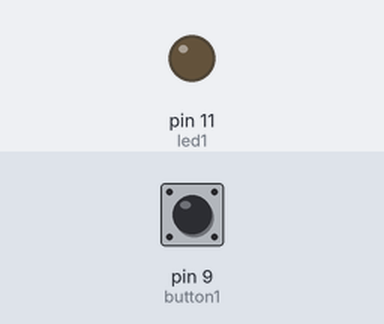
Bench run of a sketch on a simulated Arduino Uno, built with avr-gcc and run on an emulated ATmega328P. Shown: output pins drawn as LEDs (lit = HIGH). Dashed ring = blinking. The test bench sets the inputs (shaded band); at power-on: pin 9 (button1) LOW.

Above: at 1.2 s.
1.3 s: pin 9 (button1) pulled HIGH for 1 s
At 3.2 s:
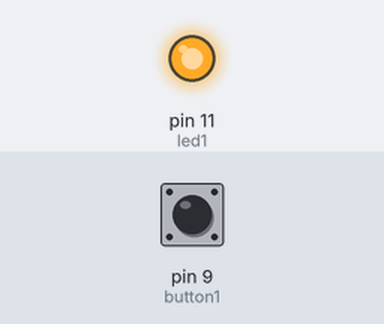
3.8 s: pin 9 (button1) pulled HIGH for 0.15 s
At 4.3 s:
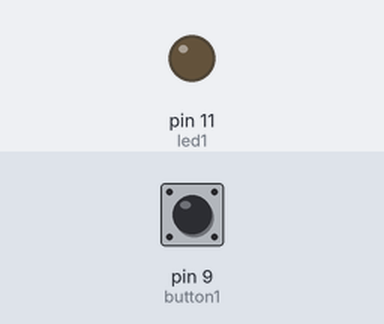
5.4 s: pin 9 (button1) pulled HIGH for 3.2 s
At 5.5 s:
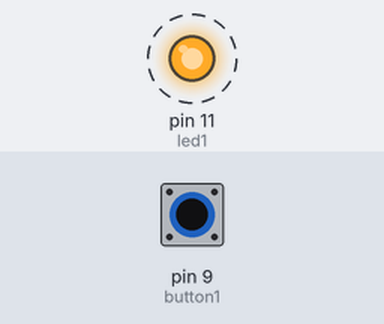
Timing chart, 0 to 9.9 s (numbered marks = the images above; inputs shaded):
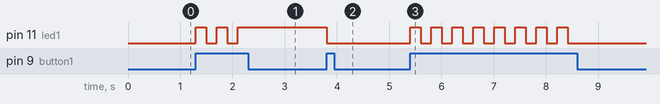

The sketch:

State_Based_Alarm.ino
```cpp
// Wiring code generated from an ArduinoML model
// Application name: State-based alarm

long debounce = 200;

enum STATE {on, off};
STATE currentState = off;

boolean button1BounceGuard = false;
long button1LastDebounceTime = 0;

long timerSinceNewState = millis();

void setup(){
  pinMode(9, INPUT);  // button1 [Sensor]
  pinMode(11, OUTPUT); // led1 [Actuator]
}

void loop() {
	switch(currentState){
		case on:
			digitalWrite(11,HIGH);
			button1BounceGuard = millis() - button1LastDebounceTime > debounce;
			if (digitalRead(9) == HIGH && button1BounceGuard) {
				button1LastDebounceTime = millis();
				timerSinceNewState = millis();
				currentState = off;
			}
		break;
		case off:
			digitalWrite(11,LOW);
			button1BounceGuard = millis() - button1LastDebounceTime > debounce;
			if (digitalRead(9) == HIGH && button1BounceGuard) {
				button1LastDebounceTime = millis();
				timerSinceNewState = millis();
				currentState = on;
			}
		break;
	}
}
```

Measured:
- after the input at 1.3 s, pin 11 (led1): alternates HIGH for 0.20 s and LOW for 0.20 s, 5 changes in all, then stays HIGH, starting at once
- after the input at 3.8 s, pin 11 (led1): HIGH → LOW at once
- after the input at 5.4 s, pin 11 (led1): alternates HIGH for 0.20 s and LOW for 0.20 s, 16 changes in all, then stays LOW, starting at once
